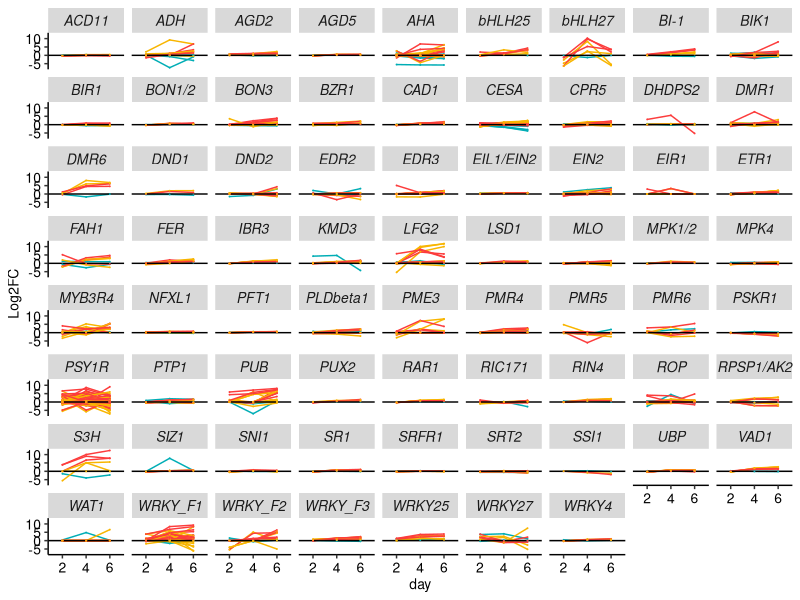

Reproduce this figure in R.
# Figure 3 plotting code
## Eva and Cory
## Started 10/30/18

#load necessary libraries
library(ggplot2)
library(dplyr)
library(gridExtra)
library(ggpubr)
library(cowplot)
library(reshape2)
library(tidyr)

## Data exploration for figure 3
# Directory for expression matrix files
setwd("/Users/evahenningsen/Documents/MPGI_paper/Figure_3")

#Import filtered wheat and brachy expression matrices
# Decide between filtered or unfiltered data
d_wheat_1 <- read.csv("wheat_interesting_fpkm.txt", header = TRUE, sep = "\t")
d_bd21_1 <- read.csv("brachy_interesting_fpkm.txt", header = TRUE, sep = "\t")
orthogroup_dat <- read.delim("S_gene_full_orthogroups.txt", header = FALSE, sep = "\t")
colnames(orthogroup_dat) <- c("OG", "geneid")
# Want to be able to do calculations on 0 values. Will add 0.001 to each value
d_wheat_scaled <- d_wheat_1[,2:37] + 0.001
d_wheat <- cbind(d_wheat_1[,1], d_wheat_scaled)
 
d_bd21_scaled <- d_bd21_1[,2:19] + 0.001
d_bd21 <- cbind(d_bd21_1[,1], d_bd21_scaled)

metadat_dat <- read.delim("figs1_metadata.txt", header = TRUE, sep = "\t")
colnames(metadat_dat) <- c("S_gene", "OG")


colnames(d_bd21)[1] <- "geneid"
colnames(d_wheat)[1] <- "geneid"
wheat_orth <- left_join(d_wheat, orthogroup_dat, by = "geneid")
brachy_orth <- left_join(d_bd21, orthogroup_dat, by = "geneid")

wheat_ready_almost <- left_join(wheat_orth, metadat_dat, by = "OG")
brachy_ready_almost <- left_join(brachy_orth, metadat_dat, by = "OG")

cols <- c(1:37, 39)
colsb <- c(1:19, 21)
wheat_ready <- wheat_ready_almost[,cols]
brachy_ready <- brachy_ready_almost[,colsb]

brachy_long <- melt(brachy_ready, id.vars = c("geneid", "S_gene"))
brachy_w_met <- separate(data = brachy_long, col = variable, into = c("Genotype", "day", "treatment", "rep"), sep = "_", remove = TRUE)

wheat_long <- melt(wheat_ready, id.vars = c("geneid", "S_gene"))
wheat_w_met <- separate(data = wheat_long, col = variable, into = c("Genotype", "day", "treatment", "rep"), sep = "_", remove = TRUE)

all_data <- rbind(brachy_w_met, wheat_w_met)


all_data_rep_means <- all_data %>%
  group_by(geneid, S_gene, Genotype, day, treatment) %>%
  summarise(Mean = mean(value)) %>%
  as.data.frame()

all_data_quotient <- all_data_rep_means %>%
  group_by(geneid, S_gene, Genotype, day) %>%
  summarise(Quotient = (Mean[treatment == "treated"]/Mean[treatment == "mock"])) %>%
  as.data.frame()

all_data_log2fc <- all_data_quotient %>%
  group_by(geneid, S_gene, Genotype, day) %>%
  summarise(Log2FC = log2(Quotient)) %>%
  as.data.frame()


all_data_log2fc$Genotype <- as.factor(all_data_log2fc$Genotype)
levels(all_data_log2fc$Genotype)
all_data_log2fc$Genotype <- factor(all_data_log2fc$Genotype, levels = c("W2691", "Sr9b", "Bd21"))
all_data_log2fc$S_gene <- as.factor(all_data_log2fc$S_gene)



big_plot <- ggplot(all_data_log2fc, aes(x= day,
                          y = Log2FC,
                          group = interaction(Genotype, geneid),
                          color = Genotype)) +
  geom_line() +
  geom_hline(yintercept = 0, color = "black") +
  geom_point(size = 0) +
  facet_wrap(vars(S_gene)) + 
  scale_color_manual(values = c("#F8B500", "#FC3C3C", "#00ADB5"), labels = c("W2691", expression(paste("W2691+", italic("Sr9b"))), "Bd21-3")) +
  scale_x_discrete(labels = c("2","4","6")) + 
  theme(panel.background = element_blank(), 
        axis.line = element_line(color = "black"), 
        axis.text.x = element_text(color = "black", size = 10),
        axis.text.y = element_text(color = "black", size = 10),
        axis.title.y = element_text(color = "black", size = 10),
        axis.title.x = element_text(color = "black", size = 10),
        legend.position = "none",
        plot.title=element_text(size = 10, face = "plain"),
        strip.text = element_text(size = 10, face = "italic"))

#Printing whole plot
#ggsave(filename = "all_S_no_fpkm_filter.tiff", plot = big_plot, device = "tiff", height = 10, width = 7.5, unit = "in")
mylegend <- get_legend(big_plot + theme(legend.position = "left", text = element_text(color = "black", size = 10), legend.text = element_text(color = "black", size = 10), legend.direction = "vertical"))
legend.plot <- as_ggplot(mylegend)
#ggsave(filename = "figure_legend_s1.pdf", plot = legend.plot, device = "pdf", height = 20, width = 100, unit = "mm")

together_plot <- ggdraw(big_plot) + draw_plot(mylegend, x = 0.7, y = -0.12, width = 0.4, height = 0.4)

ggsave(filename = "figure_s1_together.tiff", plot = together_plot, device = "tiff", height = 10, width = 7.5, unit = "in")

